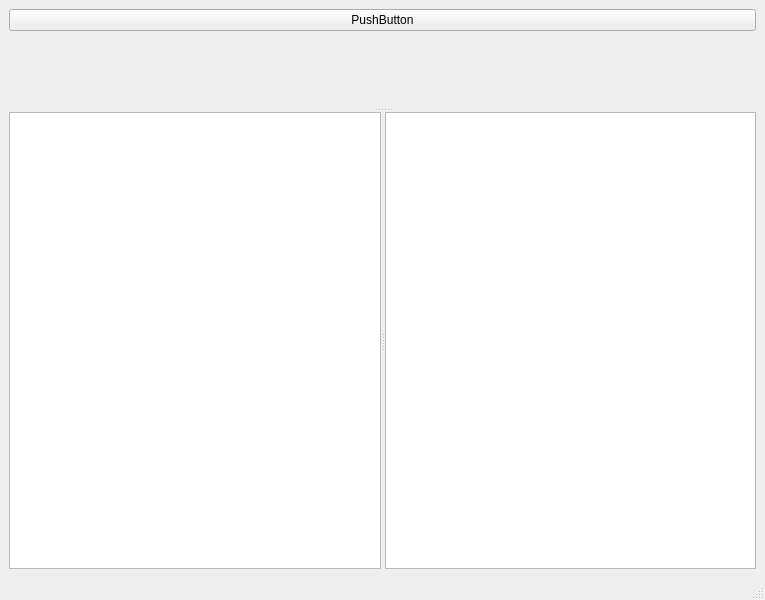
<?xml version="1.0" encoding="UTF-8"?>
<ui version="4.0">
 <class>MainWindow</class>
 <widget class="QMainWindow" name="MainWindow">
  <property name="geometry">
   <rect>
    <x>0</x>
    <y>0</y>
    <width>765</width>
    <height>600</height>
   </rect>
  </property>
  <property name="windowTitle">
   <string>MainWindow</string>
  </property>
  <widget class="QWidget" name="centralwidget">
   <layout class="QHBoxLayout" name="horizontalLayout">
    <item>
     <layout class="QVBoxLayout" name="verticalLayout">
      <item>
       <widget class="QPushButton" name="pushButton">
        <property name="text">
         <string>PushButton</string>
        </property>
       </widget>
      </item>
      <item>
       <widget class="QSplitter" name="splitter_2">
        <property name="orientation">
         <enum>Qt::Vertical</enum>
        </property>
        <widget class="TableView" name="table_view" native="true"/>
        <widget class="QSplitter" name="splitter">
         <property name="orientation">
          <enum>Qt::Horizontal</enum>
         </property>
         <widget class="QPlainTextEdit" name="edit1"/>
         <widget class="QPlainTextEdit" name="edit2"/>
        </widget>
       </widget>
      </item>
     </layout>
    </item>
   </layout>
  </widget>
  <widget class="QStatusBar" name="statusbar"/>
 </widget>
 <customwidgets>
  <customwidget>
   <class>TableView</class>
   <extends>QWidget</extends>
   <header location="global">view/myview.h</header>
   <container>1</container>
  </customwidget>
 </customwidgets>
 <resources/>
 <connections/>
</ui>
